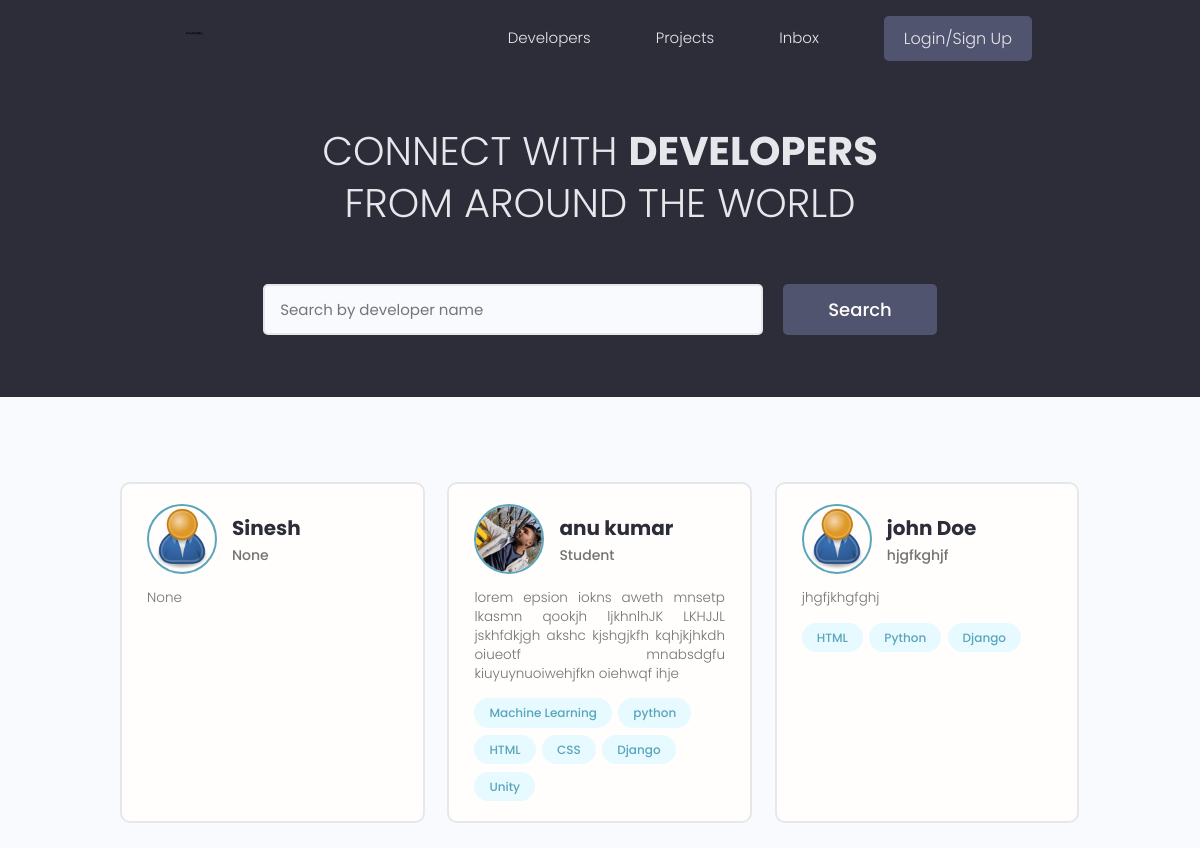
The app's page /, older data.
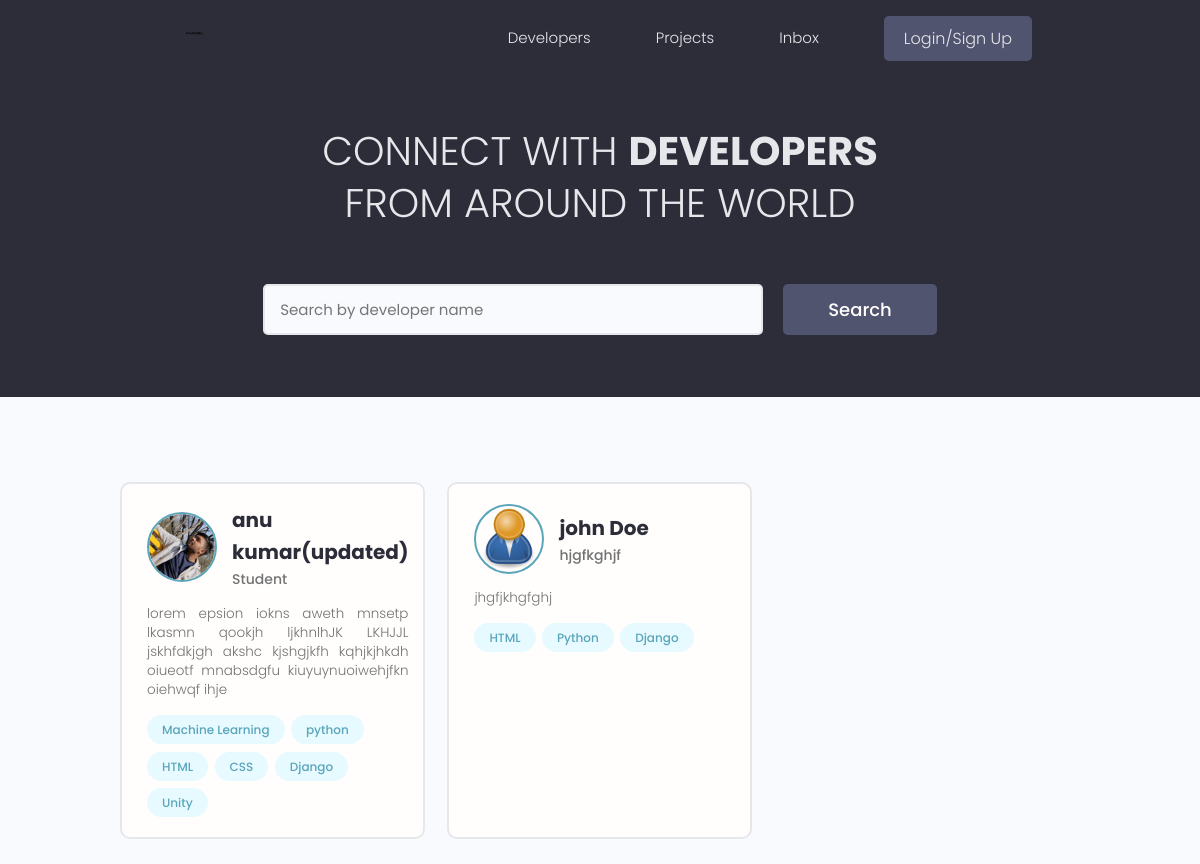
The same page, newer data.
### users/models.py (models this page shows, shortened)
class Profiles(models.Model):
    user = models.OneToOneField(User , on_delete = models.CASCADE ,null= True , blank=True)
    name = models.CharField(max_length=200 , blank=True ,null=True)
    email = models.EmailField(max_length=500 ,blank=True, null=True)
    username = models.CharField(max_length=200 , blank=True ,null=True)
    location = models.CharField(max_length=200 , blank=True ,null=True)
    short_intro = models.CharField(max_length=200 , blank=True ,null=True)
    bio = models.TextField(blank=True, null=True)
    profile_image = models.ImageField(null=True, blank =True ,upload_to ='profiles/',default='profiles/user-default.png')
    social_github = models.CharField(max_length=200,blank=True,null=True)
    social_twitter = models.CharField(max_length=200,blank=True,null=True)
    social_linkdin = models.CharField(max_length=200,blank=True,null=True)
    social_youtube = models.CharField(max_length=200,blank=True,null=True)
    social_website = models.CharField(max_length=200,blank=True,null=True)
    created = models.DateTimeField(auto_now_add=True)
    id = models.UUIDField(default=uuid.uuid4,unique=True,primary_key=True,editable=False)

class Skill(models.Model):
    owner = models.ForeignKey(Profiles,on_delete=models.CASCADE,null=True,blank=True)
    name =  models.CharField(max_length=200,blank=True,null=True)
    description = models.TextField(null =True,blank=True)
    created = models.DateTimeField(auto_now_add=True)
    id = models.UUIDField(default=uuid.uuid4,unique=True,primary_key=True,editable=False)
    def __str__(self):
        return str(self.name)

### users/views.py (the view)
# urls.py: path('',views.profiles ,name="profiles"),
def profiles(request):
    profiles , search_query = searchProfiles(request)
    context = {'profiles':profiles, 'search_query': search_query}
    return render(request,'users/profiles.html',context)

### users/utils.py (called while the page is built)
def searchProfiles(request):
    search_query = ''
    if request.GET.get('search_query'):
        search_query = request.GET.get('search_query')
    skills = Skill.objects.filter(name__icontains = search_query)
    profiles = Profiles.objects.distinct().filter(
        Q(name__icontains=search_query) |
        Q(short_intro__icontains = search_query)|
        Q(skill__in = skills)
        )
    return profiles , search_query

### users/templates/users/profiles.html (shortened to what this page needs)
{% extends 'main.html' %}
{% block content %}
  <main class="home">
    <section class="hero-section text-center">
      <div class="container container--narrow">
        <div class="hero-section__box">
          <h2>CONNECT WITH <span>DEVELOPERS</span></h2>
          <h2>FROM AROUND THE WORLD</h2>
        </div>
        <div class="hero-section__search">
          <form class="form" action="#" method="get">
            <div class="form__field">
              <input class="input input--text" id="formInput#search" type="text" name="search_query"
              value="{{search_query}}" placeholder="Search by developer name" />
            </div>
            <input class="btn btn--sub btn--lg" type="submit" value="Search" />
          </form>
        </div>
      </div>
    </section>
    <section class="devlist">
      <div class="container">
        <div class="grid grid--three">
          {% for profile in profiles %}
          <div class="column card">
            <div class="dev">
              <a href="{% url 'user-profile' profile.id %}" class="card__body">
                <div class="dev__profile">
                  <img class="avatar avatar--md" src="{{ profile.profile_image.url }}" alt="image" />
                  <div class="dev__meta">
                    <h3>{{profile.name}}</h3>
                    <h5>{{profile.short_intro|slice:"60"}}</h5>
                  </div>
                </div>
                <p class="dev__info">
                    {{profile.bio|slice:'150'}}
                </p>
                <div class="dev__skills">
                    {% for skill in profile.skill_set.all|slice:"6" %}
                    <span class="tag tag--pill tag--main">
                        <small>{{skill}}</small>
                    </span>
                    {% endfor %}
                </div>
              </a>
            </div>
          </div>
        {% endfor %}
        </div>
      </div>
    </section>
  </main>
{% endblock content %}

Row changes from the older to the newer data that the page shows:
removed Profiles: profile_image (placeholder picture), name "Sinesh", short_intro "None", bio "None"
changed Profiles "Student": name "anu kumar" → "anu kumar(updated)"
